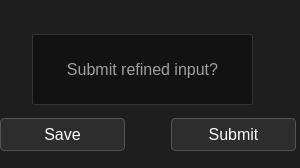
<?xml version="1.0" encoding="UTF-8"?>
<ui version="4.0">
 <class>submitWidget</class>
 <widget class="QWidget" name="submitWidget">
  <property name="geometry">
   <rect>
    <x>0</x>
    <y>0</y>
    <width>300</width>
    <height>168</height>
   </rect>
  </property>
  <property name="windowTitle">
   <string>Final Input</string>
  </property>
  <property name="styleSheet">
   <string notr="true">QWidget {
    background-color: #1e1e1e;
    color: #d0d0d0;
    font-family: &quot;JetBrains Mono&quot;, &quot;Fira Code&quot;, &quot;Consolas&quot;, monospace;
    font-size: 12pt;
    border: none;
}

QGroupBox {
    border: 1px solid #444;
    border-radius: 3px;
    margin-top: 5px;
    padding: 3px;
    font-weight: bold;
    color: #89f7fe;
}

QGroupBox::title {
    subcontrol-origin: margin;
    subcontrol-position: top left;
    padding: 0 2px;
}

QFrame {
    border: 1px solid #333;
    background-color: #121212;
    border-radius: 2px;
}

QLabel {
    color: #a0a0a0;
}

QLineEdit, QTextEdit {
    background-color: #262626;
    color: #f0f0f0;
    border: 1px solid #444;
    border-radius: 2px;
    padding: 2px;
}

QLineEdit:focus, QTextEdit:focus {
    border: 1px solid #89f7fe;
}

QComboBox {
    background-color: #262626;
    color: #f0f0f0;
    border: 1px solid #444;
    padding: 4px;
    border-radius: 4px;
}

QComboBox:hover {
    border: 1px solid #89f7fe;
}

QSpinBox, QDoubleSpinBox {
    background-color: #262626;
    color: #f0f0f0;
    border: 1px solid #444;
    border-radius: 4px;
    padding: 2px;
}

QSpinBox::up-button, QSpinBox::down-button,
QDoubleSpinBox::up-button, QDoubleSpinBox::down-button {
    background-color: #2e2e2e;
    border: none;
}

QPushButton {
    background-color: #2d2d2d;
    border: 1px solid #555;
    padding: 6px 12px;
    border-radius: 4px;
    color: #ffffff;
}

QPushButton:hover {
    background-color: #3e3e3e;
    border: 1px solid #89f7fe;
    color: #89f7fe;
}

QPushButton:pressed {
    background-color: #1b1b1b;
    border: 1px solid #f50;
    color: #f50;
}

QScrollBar:vertical, QScrollBar:horizontal {
    background-color: #1e1e1e;
    border: none;
    width: 8px;
    margin: 0px;
}

QScrollBar::handle {
    background: #333;
    border-radius: 4px;
}

QScrollBar::handle:hover {
    background: #89f7fe;
}

QScrollBar::add-line, QScrollBar::sub-line {
    background: none;
    height: 0px;
    width: 0px;
}
</string>
  </property>
  <widget class="QWidget" name="horizontalLayoutWidget">
   <property name="geometry">
    <rect>
     <x>0</x>
     <y>115</y>
     <width>296</width>
     <height>39</height>
    </rect>
   </property>
   <layout class="QHBoxLayout" name="horizontalLayout">
    <item>
     <widget class="QPushButton" name="saveSubmissionBtn">
      <property name="text">
       <string>Save</string>
      </property>
     </widget>
    </item>
    <item>
     <spacer name="horizontalSpacer">
      <property name="orientation">
       <enum>Qt::Horizontal</enum>
      </property>
      <property name="sizeType">
       <enum>QSizePolicy::Fixed</enum>
      </property>
      <property name="sizeHint" stdset="0">
       <size>
        <width>40</width>
        <height>20</height>
       </size>
      </property>
     </spacer>
    </item>
    <item>
     <widget class="QPushButton" name="submitBtn">
      <property name="text">
       <string>Submit</string>
      </property>
     </widget>
    </item>
   </layout>
  </widget>
  <widget class="QLabel" name="submitLabel">
   <property name="geometry">
    <rect>
     <x>32</x>
     <y>34</y>
     <width>221</width>
     <height>71</height>
    </rect>
   </property>
   <property name="text">
    <string>Submit refined input?</string>
   </property>
   <property name="alignment">
    <set>Qt::AlignCenter</set>
   </property>
  </widget>
 </widget>
 <resources/>
 <connections/>
</ui>
